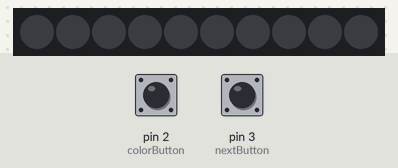
The sketch below on a simulated Arduino Uno, built with avr-gcc and run on an emulated ATmega328P. Shown: 10 RGB LEDs in strip order, left to right. Inputs (shaded band) come from the test bench; at power-on: pin 2 (colorButton) LOW, pin 3 (nextButton) LOW. Dim RGB values are drawn brighter than linear; colours are those a GRB WS2812 strip shows for the declared byte order; what the sketch prints to the serial monitor is not drawn.

Above: at 1.2 s.
1.3 s: pin 2 (colorButton) pulled HIGH for 0.15 s
At 2.2 s:
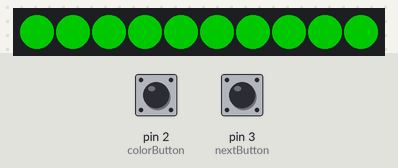
2.9 s: pin 2 (colorButton) pulled HIGH for 1 s
At 3.4 s:
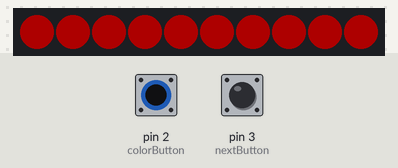
5.4 s: pin 2 (colorButton) pulled HIGH for 0.15 s
At 6.5 s:
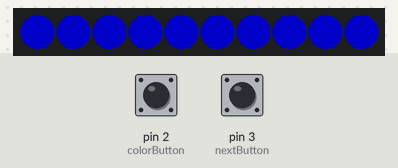
7.0 s: pin 2 (colorButton) pulled HIGH for 3.2 s
At 7.7 s:
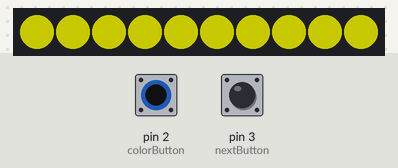
11.7 s: pin 2 (colorButton) pulled HIGH for 0.15 s
At 12.5 s:
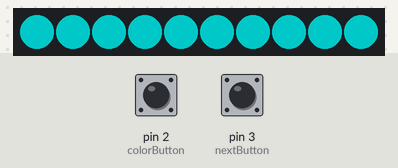
13.3 s: pin 2 (colorButton) pulled HIGH for 1 s
At 13.8 s:
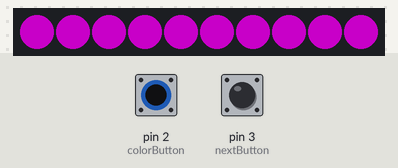
Timing chart, 0 to 16.3 s (numbered marks = the images above; inputs shaded):
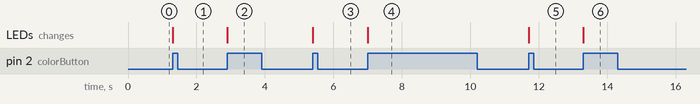

The sketch:

final_FastLED.ino
```cpp
#include <FastLED.h>

const int numLeds = 10;
const int pin = 9;
const int nextButton = 3;
const int colorButton = 2;
const int maxAnimation = 16;
const int maxColor = 8;

int animation = 0;
int color = 0;
int state = 0;
int fadeState = 0;
int maxState = 0;
int changeTime = 200;

unsigned long lastDebounceTimeNext = 0;
unsigned long debounceDelay = 300;
unsigned long lastDebounceTimeColor = 0;
unsigned long prevChangeTime = 0;

typedef void (*animFn)();

static animFn animations[maxAnimation];
static CRGB colors[maxColor];


CRGB leds[numLeds];

void setup() {
  pinMode(nextButton, INPUT);
  pinMode(colorButton, INPUT);

  Serial.begin(9600);
  randomSeed(analogRead(0));

  FastLED.addLeds<WS2812B, pin, RGB>(leds, numLeds);
  FastLED.setBrightness(100);
  clear();
  update();

  animations[0] = solid;
  animations[1] = solidBlink;
  animations[2] = moveOneWay;
  animations[3] = moveTwoWay;
  animations[4] = rainbow;
  animations[5] = rainbow;
  animations[6] = rainbow;
  animations[7] = rainbow;
  animations[8] = rainbow;
  animations[9] = rainbow;
  animations[10] = rainbow;
  animations[11] = rainbow;
  animations[12] = rainbow;
  animations[13] = rainbow;
  animations[14] = rainbow;
  animations[15] = rainbow;
  animations[16] = rainbow;


  colors[0] = CRGB::Black;
  colors[1] = CRGB::Red;
  colors[2] = CRGB::Green;
  colors[3] = CRGB::Blue;
  colors[4] = CRGB::Yellow;
  colors[5] = CRGB::Magenta;
  colors[6] = CRGB::Cyan;
  colors[7] = CRGB::White;

  attachInterrupt(digitalPinToInterrupt(colorButton), nextColor, RISING);
  attachInterrupt(digitalPinToInterrupt(nextButton), nextAnimation, RISING);
}

void loop() {
  updateState();
  animations[animation]();
  update();
}

void update() {
  FastLED.show();
}

void clear() {
  fill_solid(leds, numLeds, CRGB::Black);
}

void updateState() {
//  Serial.print("animation: ");
  Serial.print(animation);
//  Serial.print("  color: ");
//  Serial.println(color);

  if ((millis() - prevChangeTime) > changeTime) {
    state++;
    if(state > maxState) {
      state = 0;
      fadeState++;
    }
    prevChangeTime = millis();
  }
}

void nextAnimation() {
  unsigned long currentTime = millis();
  if((currentTime - lastDebounceTimeNext) > debounceDelay) {
     animation++;
      if(animation > maxAnimation) {
        Serial.print("Test");
        animation = 0;
      }
      state = 0;
  }

  lastDebounceTimeNext = currentTime;
}

void nextColor() {
  unsigned long currentTime = millis();
  if((currentTime - lastDebounceTimeColor) > debounceDelay) {
     color++;
      if(color >= maxColor) {
        color = 0;
      }
  }
  lastDebounceTimeColor = currentTime;
}

//<animation-functions>

void solid() {
  fill_solid(leds, numLeds, colors[color]);
}

void solidBlink() {
  changeTime = 200;
  maxState = 1;
  if(state == 0) {
    fill_solid(leds, numLeds, colors[color]);
  } else {
    clear();
  }
}

void rainbow() {
  fill_rainbow(leds, numLeds, 0, 255 / numLeds);
}

void moveOneWay() {
  changeTime = 100;
  maxState = numLeds;
    clear();
    leds[state] = colors[color];
}

void moveTwoWay() {
  changeTime = 100;
  maxState = numLeds*2;
  if(maxState < numLeds) {
    clear();
    leds[state] = colors[color];
  } else {
    clear();
    leds[state - numLeds] = colors[color];
  }
}

//</animation-functions>


//
```

Measured:
- after the input at 1.3 s, the LEDs: change at once (image 1)
- after the input at 2.9 s, the LEDs: change at once (image 2)
- after the input at 5.4 s, the LEDs: change at once (image 3)
- after the input at 7.0 s, the LEDs: change at once (image 4)
- after the input at 11.7 s, the LEDs: change at once (image 5)
- after the input at 13.3 s, the LEDs: change at once (image 6)
